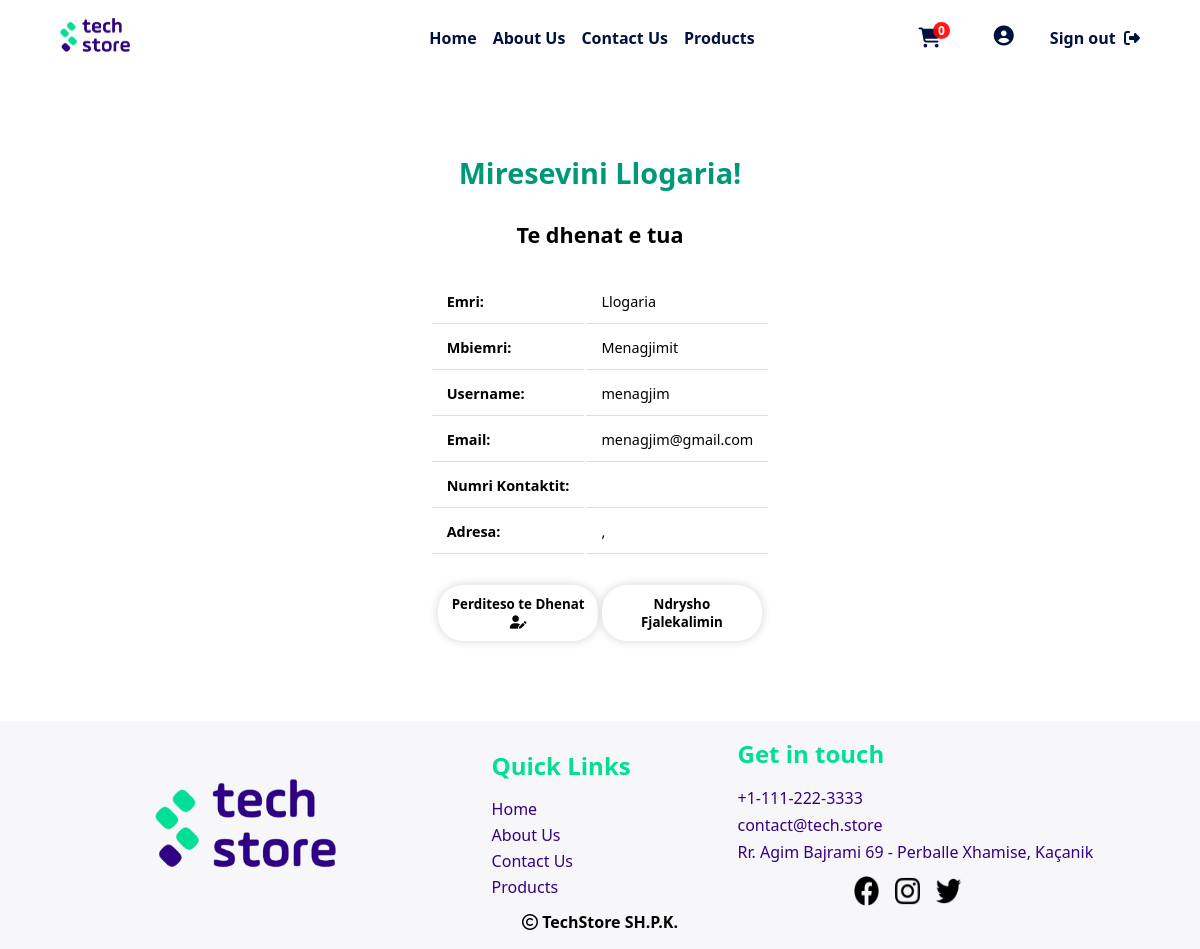
Screenshot of /php/userPages/userDashboard.php (signed in) with the database file from the repository.
### tables this page shows
CREATE TABLE IF NOT EXISTS `tedhenatuser` (
  `userID` int(11) NOT NULL,
  `nrKontaktit` varchar(30) DEFAULT NULL,
  `qyteti` varchar(30) DEFAULT NULL,
  `zipKodi` varchar(7) DEFAULT NULL,
  `adresa` varchar(50) DEFAULT NULL,
  KEY `FK_UserTeDhenatUser` (`userID`)
);

CREATE TABLE IF NOT EXISTS `user` (
  `userID` int(11) NOT NULL AUTO_INCREMENT,
  `emri` varchar(20) NOT NULL,
  `mbiemri` varchar(30) DEFAULT NULL,
  `username` varchar(20) NOT NULL,
  `email` varchar(50) DEFAULT NULL,
  `password` varchar(60) NOT NULL,
  `aksesi` int(1) NOT NULL DEFAULT 0,
  PRIMARY KEY (`userID`)
);

### php/db/dbcon.php (called while the page is built)
<?php
class dbCon
{
    private $conn = '';
    private $hostiIDB = 'localhost';
    private $emriDB = 'techstoredb';
    private $dbUsername = 'root';
    private $dbPass = '';
    public function connDB()
    {
        try {
            $this->conn = new PDO(
                "mysql:host=$this->hostiIDB;dbname=$this->emriDB", $this->dbUsername, $this->dbPass,
                [PDO::ATTR_DEFAULT_FETCH_MODE => PDO::FETCH_ASSOC]
            );
        } catch (PDOException $pdoe) {
            die("Nuk mund të lidhej me bazën e të dhënave {$this->emriDB} :" . $pdoe->getMessage());
        }
        return $this->conn;
    }
}
?>

### php/CRUD/userCRUD.php (called while the page is built, shortened)
<?php
require_once('../db/dbcon.php');
class userCRUD extends dbCon
{
    private $userID;
    private $dbConn;
    public function __construct($userID = '', $emri = '', $mbiemri = '', $username = '', $email = '', $password = '', $aksesi = '')
    {
        $this->userID = $userID;
        $this->dbConn = $this->connDB();
    }
    public function setUserID($userID)
    {
        $this->userID = $userID;
    }
    public function shfaqSipasID()
    {
        try {
            $sql = 'SELECT * from user u INNER JOIN tedhenatuser t ON u.userID = t.userID WHERE u.userID = ?';
            $stm = $this->dbConn->prepare($sql);
            $stm->execute([$this->userID]);
            return $stm->fetch();
        } catch (Exception $e) {
            return $e->getMessage();
        }
    }
}
?>

### php/userPages/userDashboard.php (the view, shortened to what this page needs)
<?php
require_once('../CRUD/userCRUD.php');
$userCRUD = new userCRUD();
$userCRUD->setUserID($_SESSION['userID']);
$useri = $userCRUD->shfaqSipasID();
?>
<!DOCTYPE html>
<html lang="en">
<head>
  <link rel="stylesheet" href="../../css/adminDashboard.css">
  <link rel="stylesheet" href="../../css/mesazhetStyle.css">
</head>
<body>
  <?php include '../design/header.php' ?>
  <div class="containerDashboardP">
    <h1 class="titulliPershkrim">Miresevini
      <?php echo $_SESSION['name'] ?>!
    </h1>
    <h2>Te dhenat e tua</h2>
    <table>
      <tr>
        <td><strong>Emri:</strong></td>
        <td>
          <?php echo $useri['emri'] ?>
        </td>
      </tr>
      <tr>
        <td><strong>Mbiemri:</strong></td>
        <td>
          <?php echo $useri['mbiemri'] ?>
        </td>
      </tr>
      <tr>
        <td><strong>Username:</strong></td>
        <td>
          <?php echo $useri['username'] ?>
        </td>
      </tr>
      <tr>
        <td><strong>Email:</strong></td>
        <td>
          <?php echo $useri['email'] ?>
        </td>
      </tr>
      <tr>
        <td><strong>Numri Kontaktit:</strong></td>
        <td>
        </td>
      </tr>
      <tr>
        <td><strong>Adresa: </strong></td>
        <td>
          <?php echo $useri['adresa'] . ', ' . $useri['qyteti'] . ' ' . $useri['zipKodi'] ?>
        </td>
      </tr>
    </table>
    <div class="butonatDiv">
      <a href="../funksione/perditesoTeDhenat.php?userID=<?php echo $useri['userID'] ?>"><button
          class="button">Perditeso te
          Dhenat <i class="fa-solid">&#xf4ff;</i></button></a>
      <a href="../funksione/ndryshoPass.php?userID=<?php echo $useri['userID'] ?>"><button class="button">Ndrysho
          Fjalekalimin</button></a>
    </div>
  </div>
  <?php include '../design/footer.php';
  include_once '../funksione/importimiScriptave.php' ?>
</body>
</html>

### css/adminDashboard.css (style rules this page uses)
.containerDashboardP { display: flex; justify-content: center; align-items: center; margin: 25px 0; font-size: 0.9em; min-width: 400px; flex-direction: column; gap: 2em; flex-wrap: wrap; }
.containerDashboardP th, .containerDashboardP td { padding: 12px 15px; }
.containerDashboardP tr td { border-bottom: 1px solid #dddddd; }
.titulliPershkrim { display: flex; flex-direction: column; color: #009879; text-align: center; margin-top: 2em; }
.button { border: none; box-shadow: 0 0 10px #d3d3d3; background-color: white; color: black; padding: 10px; width: 12em; border-radius: 25px; cursor: pointer; font-weight: 600; }

### css/footer.css (style rules this page uses)
.footer-nav li, a { list-style: none; color: #340182; padding-top: 4px; }
.footer-contact li, a { list-style: none; color: #340182; padding-top: 5px; }

### rows the page displays
tedhenatuser: userID.emri "Llogaria", userID.mbiemri "Menagjimit", userID.username "menagjim", userID.email "menagjim@gmail.com"

### other values shown
$_SESSION['name'] "Llogaria"
